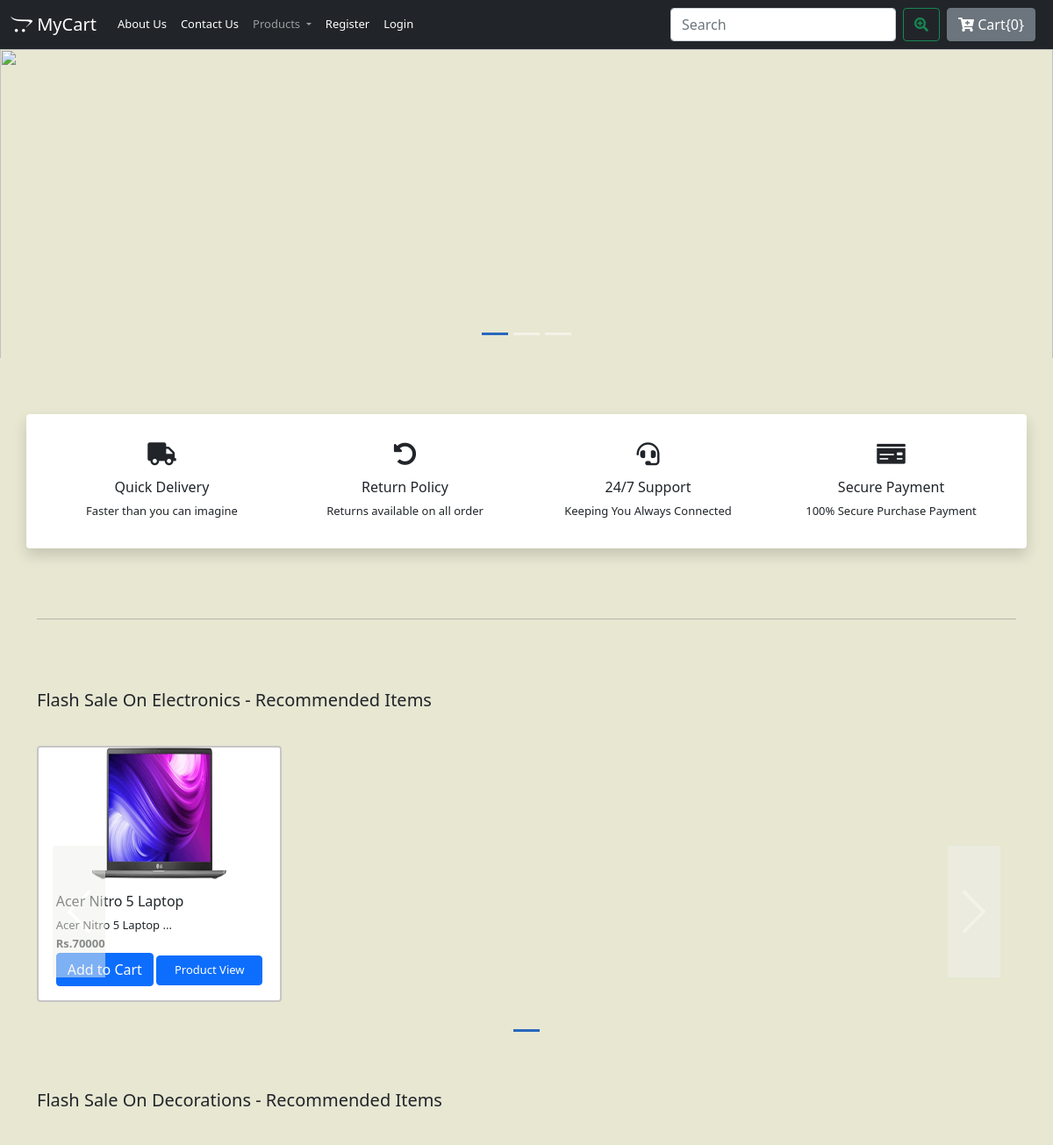
The app's page / (upper part), older data.
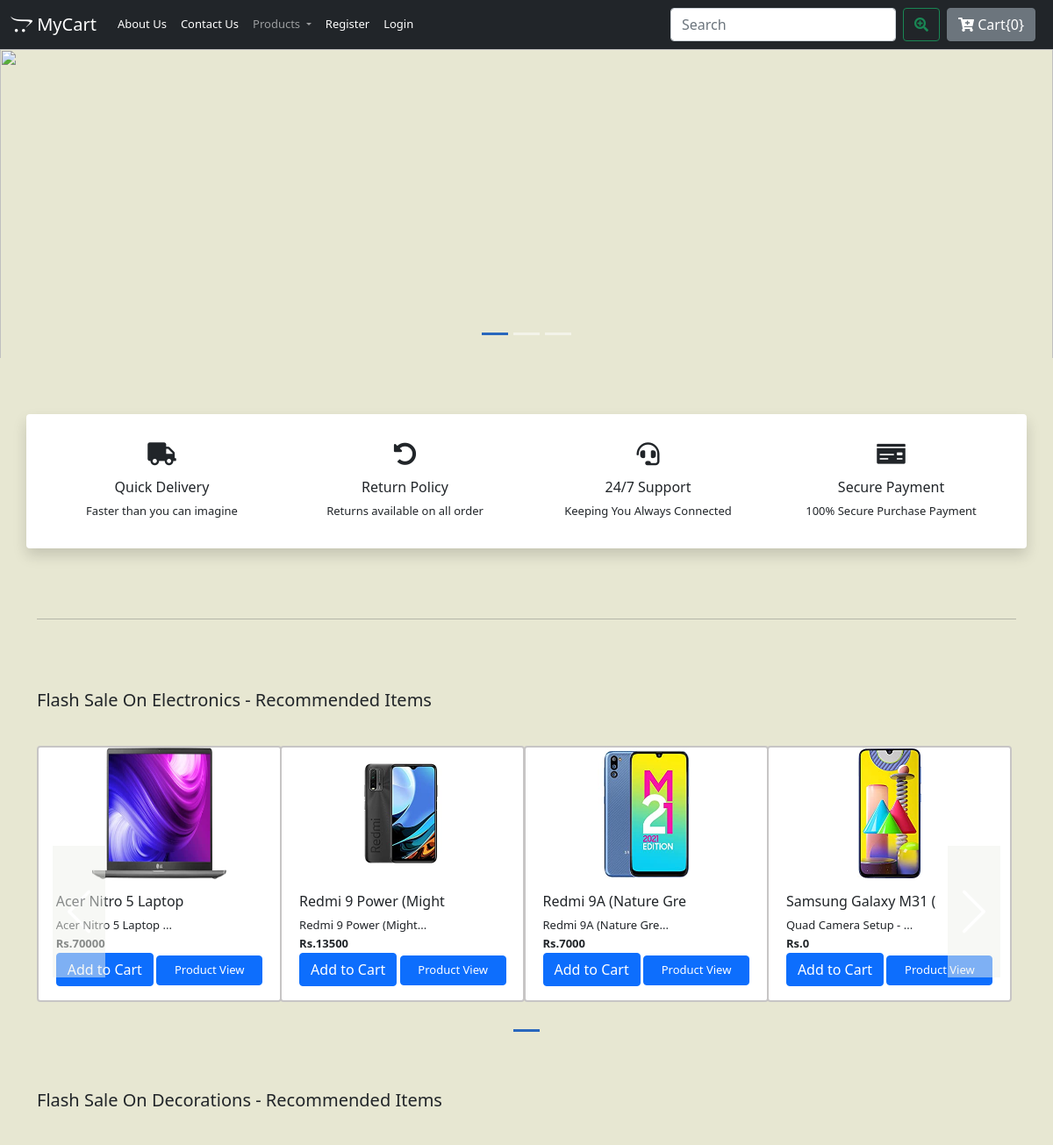
The same page, newer data.
### shop/models.py (models this page shows, shortened)
class Product(models.Model):
    product_id = models.AutoField
    product_name = models.CharField(max_length=70, default="")
    category = models.CharField(max_length=50, default="")
    subcategory = models.CharField(max_length=50, default="")
    price = models.IntegerField(default=0)
    desc = models.CharField(max_length=1000, default="")
    pub_date = models.DateTimeField(default=now)
    image = models.ImageField(upload_to = "shop/images",default="")

### mac/views.py (the view)
# urls.py: path('',views.index)
def index(request):
    allProds = []
    catprods = Product.objects.values('category', 'id')
    cats = {item['category'] for item in catprods}
    for cat in cats:
        prod = Product.objects.filter(category=cat)
        n = len(prod)
        nSlides = n // 4 + ceil((n / 4) - (n // 4))
        allProds.append([prod, range(1, nSlides), nSlides])
    params = {'allProds': allProds}
    return render(request, 'index.html', params)

### mac/templates/index.html (shortened to what this page needs)
{% extends 'basic.html' %}
{% block body %}
{% load static %}
<div id="myCarousel" class="carousel slide carouselMargin" data-ride="carousel">
  <ol class="carousel-indicators align-items-center">
    <button type="button" data-bs-target="#myCarousel" data-bs-slide-to="0" class="active" aria-current="true" aria-label="Slide 1"></button>
    <button type="button" data-bs-target="#myCarousel" data-bs-slide-to="1" aria-label="Slide 2"></button>
    <button type="button" data-bs-target="#myCarousel" data-bs-slide-to="2" aria-label="Slide 3"></button>
  </ol>
  <div class="carousel-inner">
    <div class="carousel-item active">
      <img src="{% static 'shop/Echo-Dot.jpg' %}" class="d-block w-100">
    </div>
  </div>
</div>
<div class="container my-4">
  <div class="row shadow p-3 mb-5 bg-white rounded">
    <div class="col-lg-3 col-md-6 col-sm-6 text-center">
      <i class="fas fa-truck fa-2x p-3"></i>
      <h6>Quick Delivery</h6>
      <p>Faster than you can imagine</p>
    </div>
    <div class="col-lg-3 col-md-6 col-sm-6 text-center">
      <i class="fas fa-undo-alt fa-2x p-3"></i>
      <h6>Return Policy</h6>
      <p>Returns available on all order</p>
    </div>
    <div class="col-lg-3 col-md-6 col-sm-6 text-center">
      <i class="fas fa-headset fa-2x p-3"></i>
      <h6>24/7 Support</h6>
      <p>Keeping You Always Connected</p>
    </div>
    <div class="col-lg-3 col-md-6 col-sm-6 text-center">
      <i class="fas fa-money-check fa-2x p-3"></i>
      <h6>Secure Payment</h6>
      <p>100% Secure Purchase Payment</p>
    </div>
  </div>
  <hr class="featurette-divider">
</div>
<div class="container">
  {% for product, range, nSlides in allProds %}
  <h5 class="my-4 margin-top">Flash Sale On {{product.0.category}} - Recommended Items</h5>
  <div class="row">
    <div id="demo{{forloop.counter}}" class="col carousel slide my-3" data-bs-ride="carousel">
      <ul class="carousel-indicators">
        <li data-bs-target="#demo{{forloop.counter}}" data-bs-slide-to="0" class="active"></li>
      </ul>
      <div class="container carousel-inner no-padding">
        <div class="carousel-item active">
          {% for i in product %}
          <div class="col-xs-3 col-sm-3 col-md-3">
            <div class="card align-items-center border-card">
              <a href="/shop/products/id={{i.id}}"><img src="/media/{{i.image}}" id="imgpr{{i.id}}" class="card-img-top img-fluid" alt="..."></a>
              <div class="card-body">
                <h5 class="card-title cardTitle" id="namepr{{i.id}}">{{i.product_name|slice:'0:20'}}</h5>
                <p class="card-text margin-bottom productDesc">{{i.desc|slice:'0:20'}}...</p>
                <b><p class="card-text" id="prizepr{{i.id}}">Rs.{{i.price}}</p></b>
                <span id="divpr{{i.id}}" class="divpr">
                  <button id="pr{{i.id}}" class="btn btn-primary cart">Add to Cart</button>
                </span>
                <a href="/shop/products/id={{i.id}}"><button id="pv{{i.id}}" class="btn btn-primary ProdViewBtn">Product
                    View</button></a>
              </div>
            </div>
          </div>
          {% endfor %}
        </div>
      </div>
    </div>
    <a class="carousel-control-prev" href="#demo{{forloop.counter}}" data-bs-slide="prev">
      <span class="carousel-control-prev-icon"></span>
    </a>
    <a class="carousel-control-next" href="#demo{{forloop.counter}}" data-bs-slide="next">
      <span class="carousel-control-next-icon"></span>
    </a>
  </div>
  {% endfor %}
</div>
{% endblock %}

Row changes from the older to the newer data that the page shows:
added Product: image (picture), product_name "Redmi 9 Power (Might", desc "Redmi 9 Power (Might", price "13500"
added Product: image (picture), product_name "Redmi 9A (Nature Gre", desc "Redmi 9A (Nature Gre", price "7000"
added Product: image (picture), product_name "Samsung Galaxy M31 (", desc "Quad Camera Setup -", price "0"
